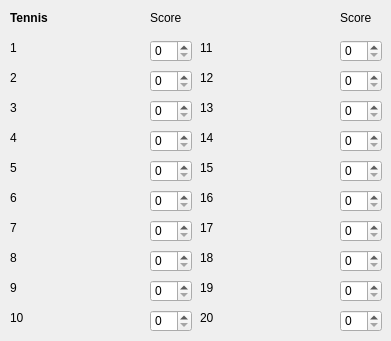
        <widget class="QWidget" name="form_tennis">
         <widget class="QLabel" name="tennis_label_3">
          <property name="geometry">
           <rect>
            <x>10</x>
            <y>100</y>
            <width>121</width>
            <height>16</height>
           </rect>
          </property>
          <property name="styleSheet">
           <string notr="true"/>
          </property>
          <property name="text">
           <string>3</string>
          </property>
         </widget>
         <widget class="QSpinBox" name="tennis_spin_7">
          <property name="geometry">
           <rect>
            <x>150</x>
            <y>220</y>
            <width>42</width>
            <height>22</height>
           </rect>
          </property>
         </widget>
         <widget class="QSpinBox" name="tennis_spin_6">
          <property name="geometry">
           <rect>
            <x>150</x>
            <y>190</y>
            <width>42</width>
            <height>22</height>
           </rect>
          </property>
         </widget>
         <widget class="QLabel" name="tennis_label_18">
          <property name="geometry">
           <rect>
            <x>200</x>
            <y>250</y>
            <width>121</width>
            <height>16</height>
           </rect>
          </property>
          <property name="styleSheet">
           <string notr="true"/>
          </property>
          <property name="text">
           <string>18</string>
          </property>
         </widget>
         <widget class="QLabel" name="tennis_label_11">
          <property name="geometry">
           <rect>
            <x>200</x>
            <y>40</y>
            <width>121</width>
            <height>16</height>
           </rect>
          </property>
          <property name="styleSheet">
           <string notr="true"/>
          </property>
          <property name="text">
           <string>11</string>
          </property>
         </widget>
         <widget class="QSpinBox" name="tennis_spin_1">
          <property name="geometry">
           <rect>
            <x>150</x>
            <y>40</y>
            <width>42</width>
            <height>22</height>
           </rect>
          </property>
         </widget>
         <widget class="QSpinBox" name="tennis_spin_19">
          <property name="geometry">
           <rect>
            <x>340</x>
            <y>280</y>
            <width>42</width>
            <height>22</height>
           </rect>
          </property>
         </widget>
         <widget class="QSpinBox" name="tennis_spin_11">
          <property name="geometry">
           <rect>
            <x>340</x>
            <y>40</y>
            <width>42</width>
            <height>22</height>
           </rect>
          </property>
         </widget>
         <widget class="QLabel" name="tennis_label_17">
          <property name="geometry">
           <rect>
            <x>200</x>
            <y>220</y>
            <width>121</width>
            <height>16</height>
           </rect>
          </property>
          <property name="styleSheet">
           <string notr="true"/>
          </property>
          <property name="text">
           <string>17</string>
          </property>
         </widget>
         <widget class="QSpinBox" name="tennis_spin_3">
          <property name="geometry">
           <rect>
            <x>150</x>
            <y>100</y>
            <width>42</width>
            <height>22</height>
           </rect>
          </property>
         </widget>
         <widget class="QLabel" name="tennis_score_label_2">
          <property name="geometry">
           <rect>
            <x>340</x>
            <y>10</y>
            <width>41</width>
            <height>16</height>
           </rect>
          </property>
          <property name="styleSheet">
           <string notr="true"/>
          </property>
          <property name="text">
           <string>Score</string>
          </property>
         </widget>
         <widget class="QSpinBox" name="tennis_spin_9">
          <property name="geometry">
           <rect>
            <x>150</x>
            <y>280</y>
            <width>42</width>
            <height>22</height>
           </rect>
          </property>
         </widget>
         <widget class="QLabel" name="tennis_label_20">
          <property name="geometry">
           <rect>
            <x>200</x>
            <y>310</y>
            <width>121</width>
            <height>16</height>
           </rect>
          </property>
          <property name="styleSheet">
           <string notr="true"/>
          </property>
          <property name="text">
           <string>20</string>
          </property>
         </widget>
         <widget class="QSpinBox" name="tennis_spin_18">
          <property name="geometry">
           <rect>
            <x>340</x>
            <y>250</y>
            <width>42</width>
            <height>22</height>
           </rect>
          </property>
         </widget>
         <widget class="QSpinBox" name="tennis_spin_8">
          <property name="geometry">
           <rect>
            <x>150</x>
            <y>250</y>
            <width>42</width>
            <height>22</height>
           </rect>
          </property>
         </widget>
         <widget class="QLabel" name="tennis_label_14">
          <property name="geometry">
           <rect>
            <x>200</x>
            <y>130</y>
            <width>121</width>
            <height>16</height>
           </rect>
          </property>
          <property name="styleSheet">
           <string notr="true"/>
          </property>
          <property name="text">
           <string>14</string>
          </property>
         </widget>
         <widget class="QLabel" name="tennis_label_6">
          <property name="geometry">
           <rect>
            <x>10</x>
            <y>190</y>
            <width>121</width>
            <height>16</height>
           </rect>
          </property>
          <property name="styleSheet">
           <string notr="true"/>
          </property>
          <property name="text">
           <string>6</string>
          </property>
         </widget>
         <widget class="QSpinBox" name="tennis_spin_16">
          <property name="geometry">
           <rect>
            <x>340</x>
            <y>190</y>
            <width>42</width>
            <height>22</height>
           </rect>
          </property>
         </widget>
         <widget class="QLabel" name="tennis_label_12">
          <property name="geometry">
           <rect>
            <x>200</x>
            <y>70</y>
            <width>121</width>
            <height>16</height>
           </rect>
          </property>
          <property name="styleSheet">
           <string notr="true"/>
          </property>
          <property name="text">
           <string>12</string>
          </property>
         </widget>
         <widget class="QSpinBox" name="tennis_spin_10">
          <property name="geometry">
           <rect>
            <x>150</x>
            <y>310</y>
            <width>42</width>
            <height>22</height>
           </rect>
          </property>
         </widget>
         <widget class="QLabel" name="tennis_label_15">
          <property name="geometry">
           <rect>
            <x>200</x>
            <y>160</y>
            <width>121</width>
            <height>16</height>
           </rect>
          </property>
          <property name="styleSheet">
           <string notr="true"/>
          </property>
          <property name="text">
           <string>15</string>
          </property>
         </widget>
         <widget class="QLabel" name="tennis_score_label_1">
          <property name="geometry">
           <rect>
            <x>150</x>
            <y>10</y>
            <width>41</width>
            <height>16</height>
           </rect>
          </property>
          <property name="styleSheet">
           <string notr="true"/>
          </property>
          <property name="text">
           <string>Score</string>
          </property>
         </widget>
         <widget class="QLabel" name="tennis_label_5">
          <property name="geometry">
           <rect>
            <x>10</x>
            <y>160</y>
            <width>121</width>
            <height>16</height>
           </rect>
          </property>
          <property name="styleSheet">
           <string notr="true"/>
          </property>
          <property name="text">
           <string>5</string>
          </property>
         </widget>
         <widget class="QSpinBox" name="tennis_spin_13">
          <property name="geometry">
           <rect>
            <x>340</x>
            <y>100</y>
            <width>42</width>
            <height>22</height>
           </rect>
          </property>
         </widget>
         <widget class="QLabel" name="tennis_label_8">
          <property name="geometry">
           <rect>
            <x>10</x>
            <y>250</y>
            <width>121</width>
            <height>16</height>
           </rect>
          </property>
          <property name="styleSheet">
           <string notr="true"/>
          </property>
          <property name="text">
           <string>8</string>
          </property>
         </widget>
         <widget class="QLabel" name="tennis_label_7">
          <property name="geometry">
           <rect>
            <x>10</x>
            <y>220</y>
            <width>121</width>
            <height>16</height>
           </rect>
          </property>
          <property name="styleSheet">
           <string notr="true"/>
          </property>
          <property name="text">
           <string>7</string>
          </property>
         </widget>
         <widget class="QSpinBox" name="tennis_spin_17">
          <property name="geometry">
           <rect>
            <x>340</x>
            <y>220</y>
            <width>42</width>
            <height>22</height>
           </rect>
          </property>
         </widget>
         <widget class="QLabel" name="tennis_label_1">
          <property name="geometry">
           <rect>
            <x>10</x>
            <y>40</y>
            <width>121</width>
            <height>16</height>
           </rect>
          </property>
          <property name="styleSheet">
           <string notr="true"/>
          </property>
          <property name="text">
           <string>1</string>
          </property>
         </widget>
         <widget class="QLabel" name="tennis_label_13">
          <property name="geometry">
           <rect>
            <x>200</x>
            <y>100</y>
            <width>121</width>
            <height>16</height>
           </rect>
          </property>
          <property name="styleSheet">
           <string notr="true"/>
          </property>
          <property name="text">
           <string>13</string>
          </property>
         </widget>
         <widget class="QLabel" name="tennis_label_19">
          <property name="geometry">
           <rect>
            <x>200</x>
            <y>280</y>
            <width>121</width>
            <height>16</height>
           </rect>
          </property>
          <property name="styleSheet">
           <string notr="true"/>
          </property>
          <property name="text">
           <string>19</string>
          </property>
         </widget>
         <widget class="QSpinBox" name="tennis_spin_5">
          <property name="geometry">
           <rect>
            <x>150</x>
            <y>160</y>
            <width>42</width>
            <height>22</height>
           </rect>
          </property>
         </widget>
         <widget class="QSpinBox" name="tennis_spin_12">
          <property name="geometry">
           <rect>
            <x>340</x>
            <y>70</y>
            <width>42</width>
            <height>22</height>
           </rect>
          </property>
         </widget>
         <widget class="QLabel" name="tennis_label_16">
          <property name="geometry">
           <rect>
            <x>200</x>
            <y>190</y>
            <width>121</width>
            <height>16</height>
           </rect>
          </property>
          <property name="styleSheet">
           <string notr="true"/>
          </property>
          <property name="text">
           <string>16</string>
          </property>
         </widget>
         <widget class="QSpinBox" name="tennis_spin_20">
          <property name="geometry">
           <rect>
            <x>340</x>
            <y>310</y>
            <width>42</width>
            <height>22</height>
           </rect>
          </property>
         </widget>
         <widget class="QSpinBox" name="tennis_spin_2">
          <property name="geometry">
           <rect>
            <x>150</x>
            <y>70</y>
            <width>42</width>
            <height>22</height>
           </rect>
          </property>
         </widget>
         <widget class="QLabel" name="tennis_label_9">
          <property name="geometry">
           <rect>
            <x>10</x>
            <y>280</y>
            <width>121</width>
            <height>16</height>
           </rect>
          </property>
          <property name="styleSheet">
           <string notr="true"/>
          </property>
          <property name="text">
           <string>9</string>
          </property>
         </widget>
         <widget class="QSpinBox" name="tennis_spin_4">
          <property name="geometry">
           <rect>
            <x>150</x>
            <y>130</y>
            <width>42</width>
            <height>22</height>
           </rect>
          </property>
         </widget>
         <widget class="QLabel" name="tennis_label_10">
          <property name="geometry">
           <rect>
            <x>10</x>
            <y>310</y>
            <width>121</width>
            <height>16</height>
           </rect>
          </property>
          <property name="styleSheet">
           <string notr="true"/>
          </property>
          <property name="text">
           <string>10</string>
          </property>
         </widget>
         <widget class="QSpinBox" name="tennis_spin_14">
          <property name="geometry">
           <rect>
            <x>340</x>
            <y>130</y>
            <width>42</width>
            <height>22</height>
           </rect>
          </property>
         </widget>
         <widget class="QLabel" name="tennis_label_4">
          <property name="geometry">
           <rect>
            <x>10</x>
            <y>130</y>
            <width>121</width>
            <height>16</height>
           </rect>
          </property>
          <property name="styleSheet">
           <string notr="true"/>
          </property>
          <property name="text">
           <string>4</string>
          </property>
         </widget>
         <widget class="QLabel" name="tennis_label_2">
          <property name="geometry">
           <rect>
            <x>10</x>
            <y>70</y>
            <width>121</width>
            <height>16</height>
           </rect>
          </property>
          <property name="styleSheet">
           <string notr="true"/>
          </property>
          <property name="text">
           <string>2</string>
          </property>
         </widget>
         <widget class="QSpinBox" name="tennis_spin_15">
          <property name="geometry">
           <rect>
            <x>340</x>
            <y>160</y>
            <width>42</width>
            <height>22</height>
           </rect>
          </property>
         </widget>
         <widget class="QLabel" name="math_form_label_5">
          <property name="geometry">
           <rect>
            <x>10</x>
            <y>10</y>
            <width>55</width>
            <height>16</height>
           </rect>
          </property>
          <property name="font">
           <font>
            <weight>75</weight>
            <bold>true</bold>
           </font>
          </property>
          <property name="text">
           <string>Tennis</string>
          </property>
         </widget>
        </widget>
